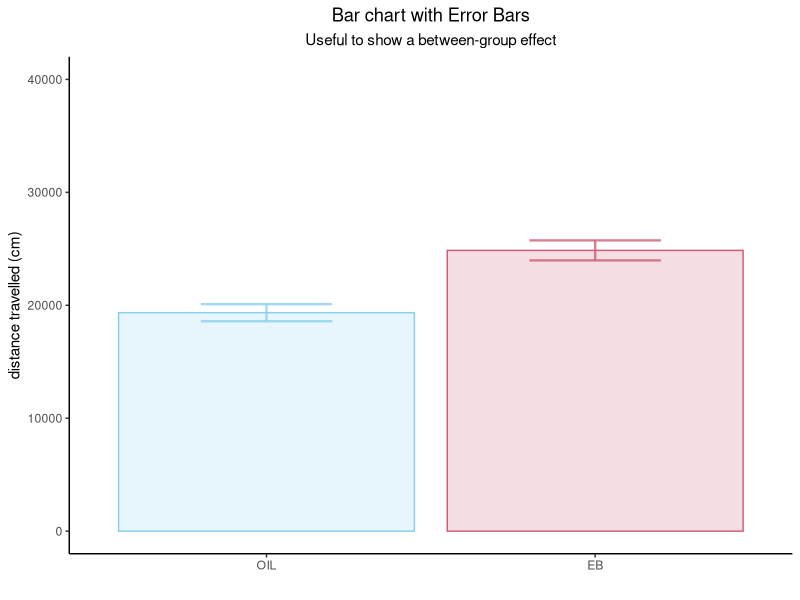
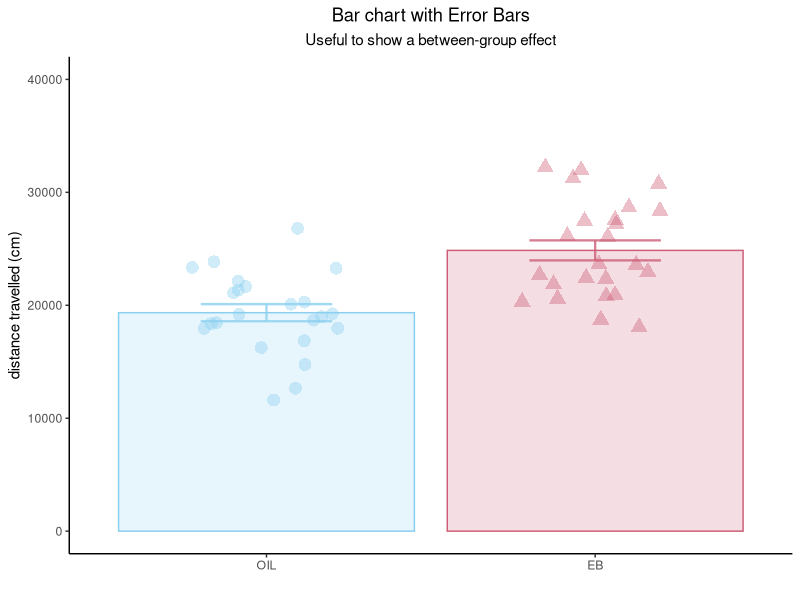
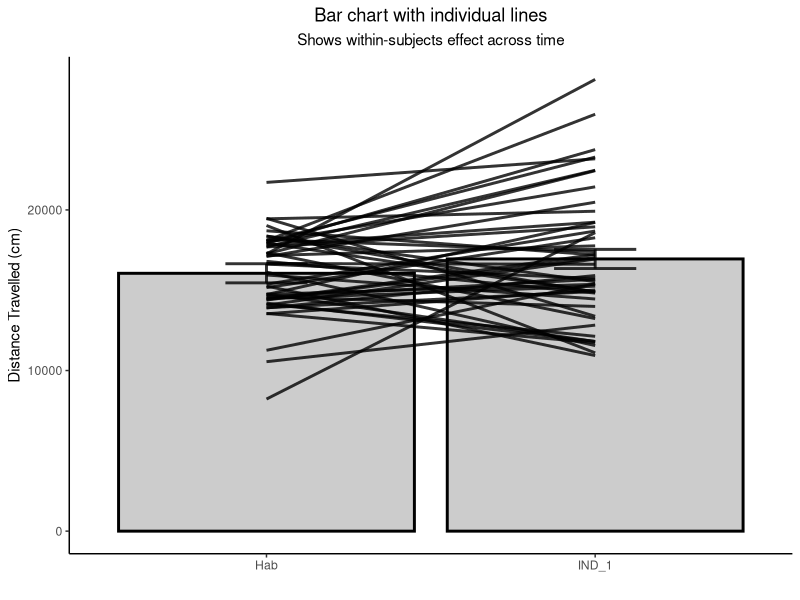
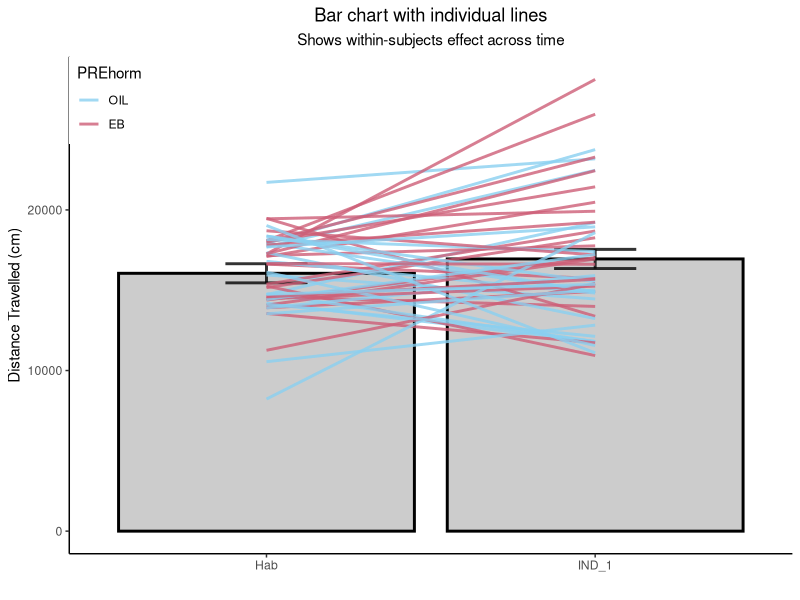
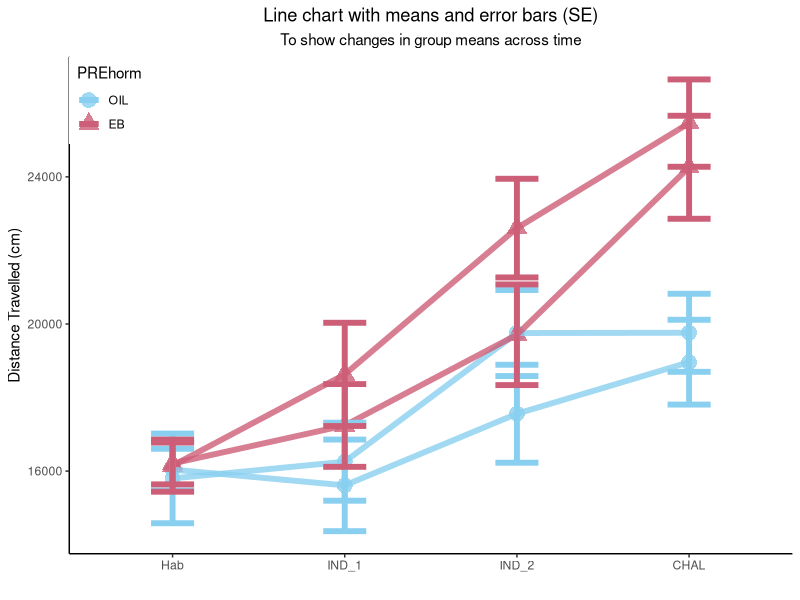
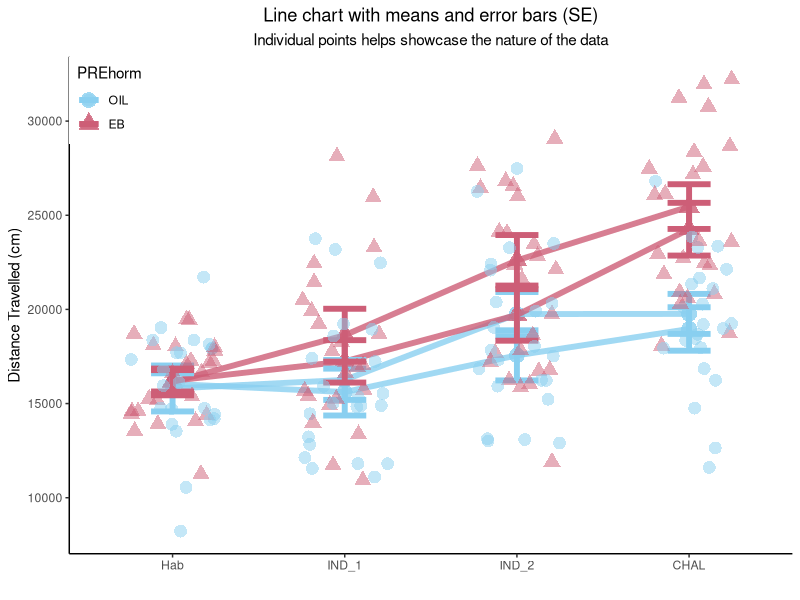
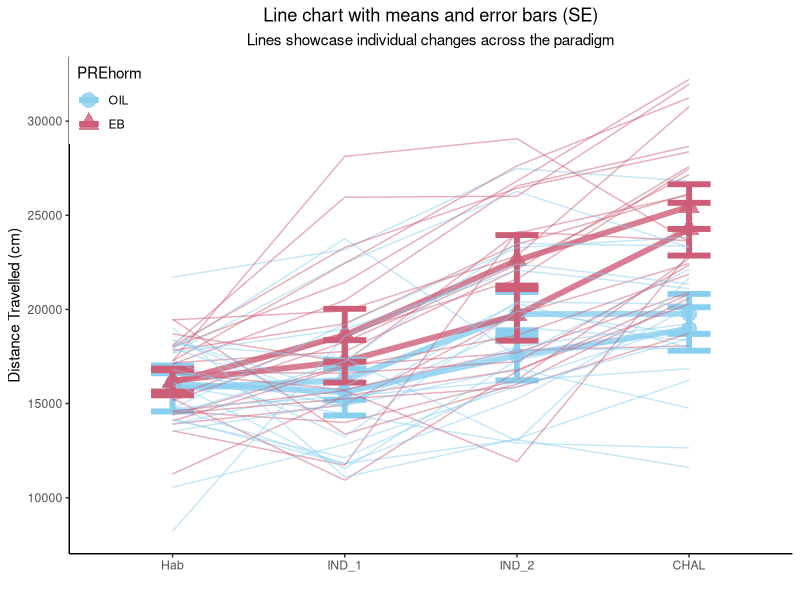
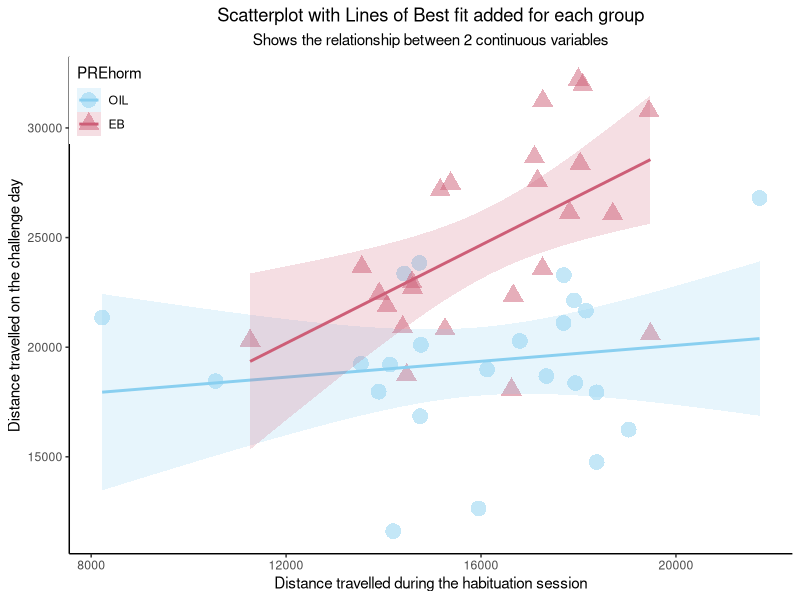

These charts were generated, in order, by the following R code:
## ---- chunk 1
knitr::opts_chunk$set(warning=FALSE, message=FALSE)
## ---- chunk 2
library(tidyverse)
library(reshape2)
library(ggpubr)
## ---- chunk 3
data <- read_csv("EB_Rats_Nicotine_Sensitization.csv")

data$PREhorm = factor(data$PREhorm,# change the PREhorm variable to a factor
                      levels = c(0,1), # With two levels, 0 and 1 (ordered)
                      labels = c("OIL","EB")) # And label those levels, the condition names.

data$CHALhorm = factor(data$CHALhorm,# change the CHALhorm variable to a factor
                      levels = c(0,1), # With two levels, 0 and 1 (ordered)
                      labels = c("OIL","EB")) # And label those levels, the condition names.
## ---- chunk 4
CHAL <- as.data.frame(data$ID) # Create temp df
CHAL$PREhorm <- data$PREhorm # Attach hormone variables
colnames(CHAL) <- c("ID","PREhorm") # name them
CHAL$distance <- data$CHAL

n <- CHAL %>% # Get info about Input's n
  group_by(PREhorm) %>%
  summarise(n=n())

means <- CHAL %>% # Get info about mean distance travelled by each group.
  group_by(PREhorm) %>%
  summarise(mean=mean(distance))

sd <- CHAL %>% # Get sd info for each group
  group_by(PREhorm) %>%
  summarise(sd=sd(distance))

se <- sd[-1] # Drop the ID column, because it's problematic in the nest step and is not longer needed.
se <- se / sqrt(n$n-1) # calculate standard error

m_means <- melt(means) # Get data to ggplot format
m_se <- melt(se)
m_means$se <- m_se$value # Bind se values to the means df.

a <- ggplot(m_means, aes(x=PREhorm,y=value,colour=PREhorm,fill=PREhorm))+ # Create bar chart 
  geom_bar(stat = "identity", alpha=0.2)+
  geom_errorbar(aes(x=PREhorm,ymin=value-se,ymax=value+se), width=0.4, size=0.8,alpha=0.8)+
  scale_colour_manual(values=c("#89CFF0","#CD5E77"))+
  scale_fill_manual(values=c("#89CFF0","#CD5E77"))+
  theme_classic()+
  theme(legend.position = "none")+
  theme(plot.title = element_text(hjust=0.5))+
  theme(plot.subtitle = element_text(hjust=0.5))+
  labs(
    x=" ",
    y="distance travelled (cm)",
    title = "Bar chart with Error Bars",
    subtitle = "Useful to show a between-group effect"
  )+
  ylim(0,40000)

a # Check out the result - Bar chart with error bars
## ---- chunk 5
a + 
  geom_jitter(data=data,aes(x=PREhorm,y=CHAL,shape=PREhorm),size=4,alpha=0.4,width=0.25) 

## ---- chunk 6
lines_data <- data[ ,1:7]
lines_data <- lines_data[-2]
lines_data <- lines_data[-2]

n <- lines_data %>% # Get info about Input's n
  summarise(n=n())

means <- lines_data %>% # Get info about Input's mean distance value
  summarise_at(vars(Hab:IND_1),mean) 

sd <- lines_data %>% # Get sd info
  summarise_at(vars(Hab:IND_1),"sd")

se <- sd[-1] # Drop the ID column, because it's problematic in the nest step and is not longer needed.
se <- se / sqrt(n$n-1) # calculate standard error

m_means <- melt(means) # Get data to ggplot format
m_se <- melt(se)
m_means$se <- m_se$value # Bind se values to the means df.

m_lines_data <- melt(lines_data, id.vars=c("ID","PREhorm","CHALhorm"))

a <- ggplot(m_means, aes(x=variable,y=value))+
  geom_bar(stat="identity", alpha=0.2,colour="black",fill="black",size=1)+
  geom_errorbar(aes(ymin=value-se,ymax=value+se),size=1,width=0.25, alpha=0.8,colour="black")+
  theme_classic()+
  theme(legend.position = c(0,1), legend.justification = c(0,1))+
  theme(plot.title = element_text(hjust=0.5))+
  theme(plot.subtitle = element_text(hjust=0.5))+
  labs(x="",
       y="Distance Travelled (cm)",
       title="Bar chart with individual lines",
       subtitle = "Shows within-subjects effect across time")

a + geom_line(data=m_lines_data, aes(x=variable,y=value,group=ID),alpha=0.8,size=1)

a + geom_line(data=m_lines_data, aes(x=variable,y=value,group=ID,colour=PREhorm),alpha=0.8,size=1)+
    scale_colour_manual(values=c("#89CFF0","#CD5E77"))
## ---- chunk 7
a <- data[,1:2]
a$PREhorm <- data$PREhorm
a <- a[-2]
b <- data[,8:9]
c <- cbind(a,b)

n <- data %>%
  group_by (PREhorm) %>%
  summarise(n=n())

means <- data %>%
  group_by(PREhorm) %>%
  summarise_at(vars(IND_2:CHAL),"mean")

sds <- data %>%
  group_by(PREhorm) %>%
  summarise_at(vars(IND_1:IND_2),"sd")

se <- sds [,-1]
se <- se / sqrt(n$n-1)

m_means <- melt(means)
m_se <- melt(se)
m_means$se <- m_se$value

a <- ggplot(m_means,aes(x=variable,y=value,colour=PREhorm,fill=PREhorm))+
  scale_colour_manual(values=c("#89CFF0","#CD5E77"))+
  scale_fill_manual(values=c("#89CFF0","#CD5E77"))+
  geom_bar(stat="identity",alpha=0.2,size=1)+
  geom_errorbar(aes(x=variable,ymin=value-se,ymax=value+se),size=1,width=0.25)+
  theme_classic()+
  facet_wrap(~PREhorm)

lines_data <- data[ ,1:5]
lines_data <- lines_data[-2]
lines_data <- lines_data[-2]
lines_data$IND_2 <- data$IND_2
lines_data$CHAL <- data$CHAL
m_lines_data <- melt(lines_data, id.vars=c("ID","PREhorm","CHALhorm"))

b <- a + 
  geom_line(data=m_lines_data, aes(x=variable,y=value,group=ID,colour=PREhorm),alpha=0.8,size=1)+
  theme(plot.title = element_text(hjust=0.5))+
  theme(legend.position = "none")+
  labs(title="EB during induction enables expression of sensitization",
       x=" ",
       y="Distance Travelled (cm)")

ggsave("wi_CHAL.png",b,dpi=300,height=4,width=7)

## ---- chunk 8
data2 <- data
data2 <- data2[-2]
data2 <- data2[-2]
m_data <- melt(data, id.vars=c("ID","PREhorm","CHALhorm"))

n <- data %>% # Get info about Input's n
  group_by(`PREhorm`,`CHALhorm`)%>%
  summarise(n=n())

means <- data %>% # Get info about Input's mean distance value
  group_by(`PREhorm`,`CHALhorm`)%>%
  summarise_at(vars(Hab:CHAL),mean) 

sd <- data %>% # Get sd info
  group_by(`PREhorm`,`CHALhorm`)%>%
  summarise_at(vars(Hab:CHAL),"sd")

se <- sd[-1] # Drop the ID column, because it's problematic in the nest step and is not longer needed.
se <- se[-1]
se <- se / sqrt(n$n-1) # calculate standard error

m_means <- melt(means,id.vars=c("PREhorm","CHALhorm")) # Get data to ggplot format
m_se <- melt(se)
m_means$se <- m_se$value # Bind se values to the means df.
m_means$group <- c(1,2,3,4,1,2,3,4,1,2,3,4,1,2,3,4)

a <- ggplot(m_means,aes(x=variable,y=value,colour=PREhorm,shape=PREhorm,group=group))+
  geom_point(size=5,alpha=0.8)+
  geom_line(size=2,alpha=0.8)+
  scale_colour_manual(values=c("#89CFF0","#CD5E77"))+
  geom_errorbar(aes(x=variable,ymin=value-se,ymax=value+se),size=2,width=0.25,alpah=0.8)+
  theme_classic()+
  theme(plot.title = element_text(hjust=0.5))+
  theme(plot.subtitle = element_text(hjust=0.5))+
  theme(legend.position = c(0,1), legend.justification = c(0,1))+
  labs(x="",
       y="Distance Travelled (cm)",
       title= "Line chart with means and error bars (SE)",
       subtitle="To show changes in group means across time")

a 

## ---- chunk 9
data2 <- data 
data2 <- data2[-2]
data2 <- data2[-2]
data2$group <- 0

data2 <- data2 %>%
  mutate(group = case_when(
    data2$PREhorm == "OIL" | data2$CHALhorm == "OIL" ~ 1,
    data2$PREhorm == "EB" | data2$CHALhorm == "OIL" ~ 2,
    data2$PREhorm == "OIL" | data2$CHALhorm == "EB" ~ 3,
    data2$PREhorm == "EB" | data2$CHALhorm == "EB" ~4
  ))

m_data <- melt(data2,id.vars=c("ID","group","PREhorm","CHALhorm"))

a + 
  geom_jitter(data=m_data,size=4,alpha=0.5,width=0.25)+
  labs(
    subtitle="Individual points helps showcase the nature of the data"
  )
## ---- chunk 10
a + 
  geom_line(data=m_data, aes(x=variable,y=value,group=ID),alpha=0.5)+
  labs(
    subtitle = "Lines showcase individual changes across the paradigm"
  )
## ---- chunk 11
ggplot(data, aes(x=Hab,y=CHAL,colour=PREhorm,shape=PREhorm,fill=PREhorm))+
  geom_point(size=5,alpha=0.5)+
  geom_smooth(method="lm",alpha=0.2)+
  scale_colour_manual(values=c("#89CFF0","#CD5E77"))+
  scale_fill_manual(values=c("#89CFF0","#CD5E77"))+
  theme_classic()+
  theme(legend.position = c(0,1), legend.justification = c(0,1))+
  theme(plot.title = element_text(hjust=0.5))+
  theme(plot.subtitle = element_text(hjust=0.5))+
  labs(
    x="Distance travelled during the habituation session",
    y="Distance travelled on the challenge day",
    title = "Scatterplot with Lines of Best fit added for each group",
    subtitle = "Shows the relationship between 2 continuous variables"
  )

